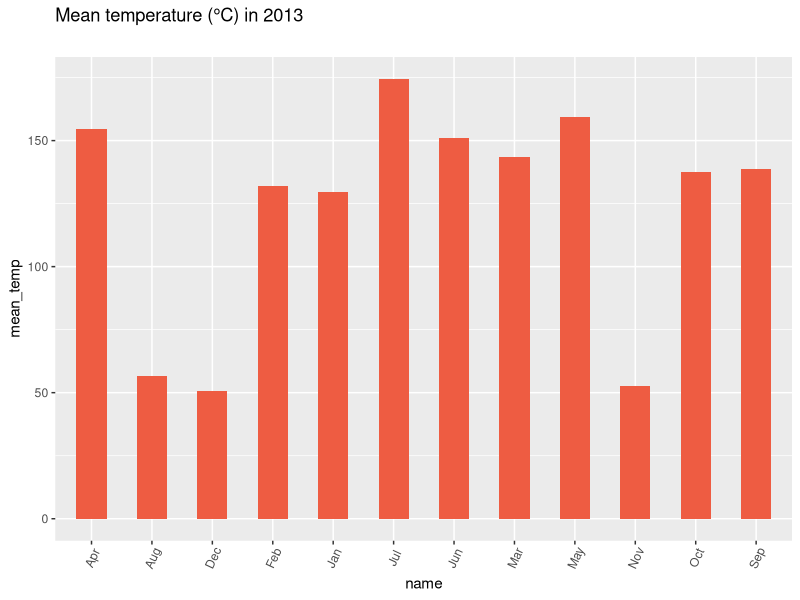
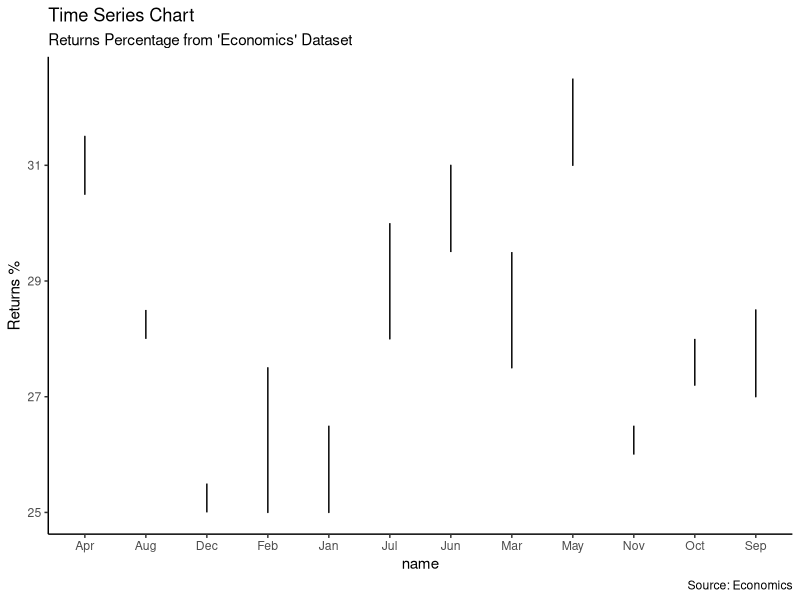
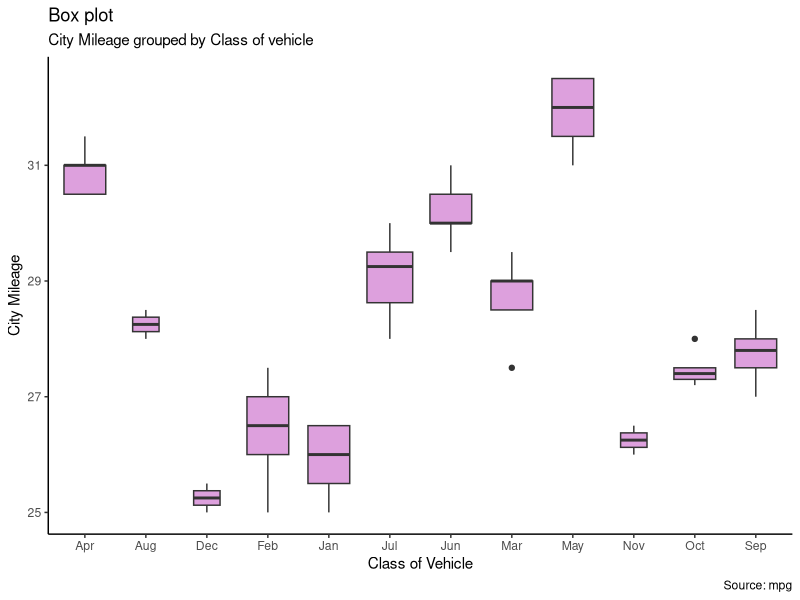
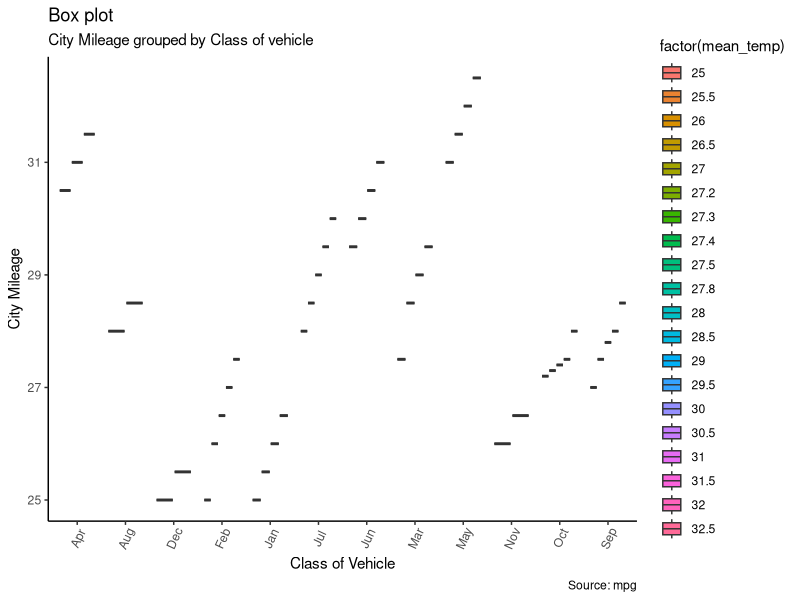
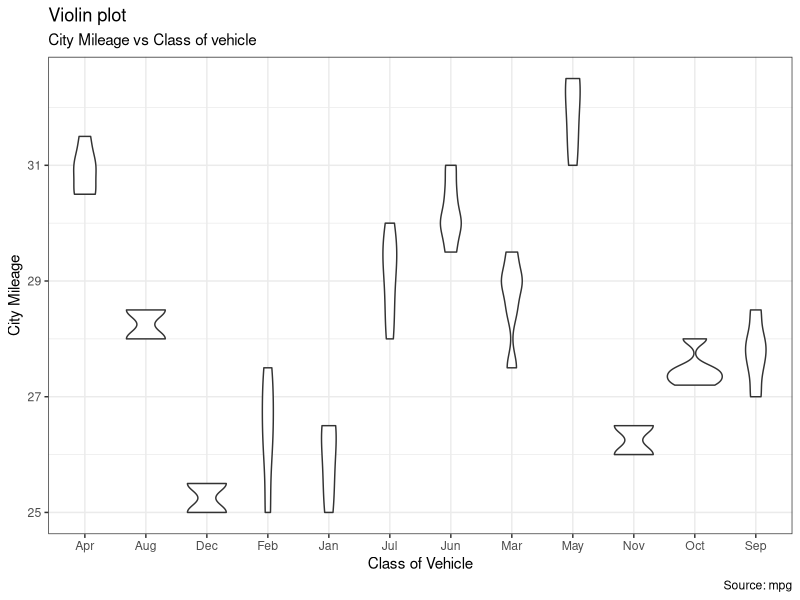
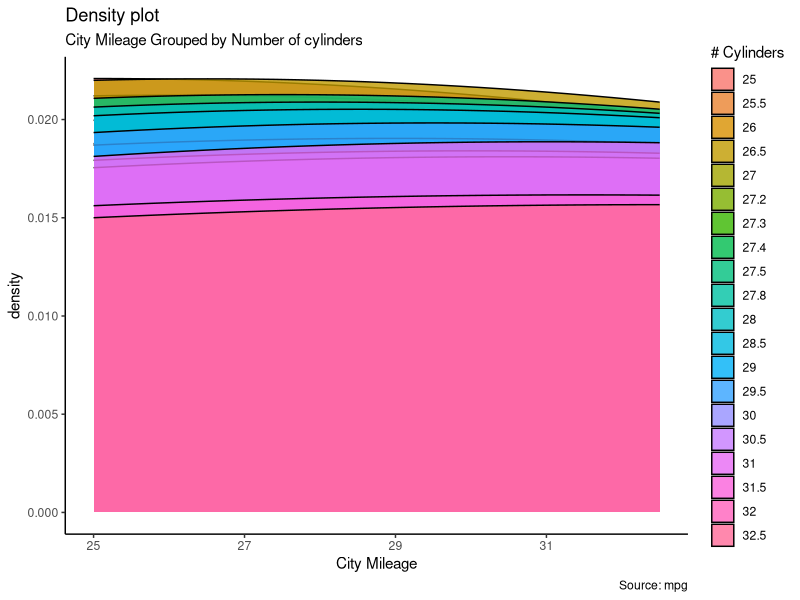
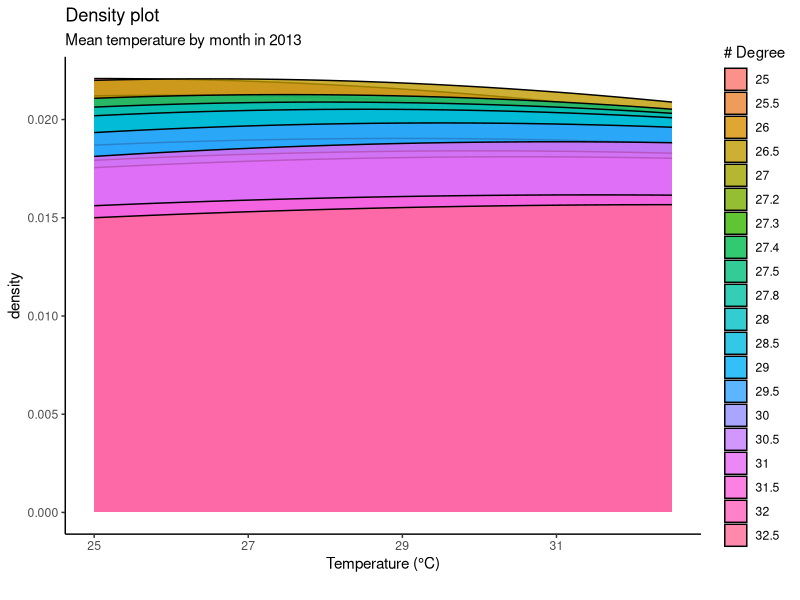

The R source for these figures, in order:
#CASE Study: Philippines (mean temperature)
library(lubridate)
library(dplyr)
library(ggplot2)

month_index <- data.frame(
  index = 1:12,
  name =  c("Jan", "Feb", "Mar", "Apr", "May", "Jun", "Jul", "Aug", "Sep", "Oct", "Nov", "Dec")
)

data <- read.csv("ph-mean-temp.csv")
data$date <- as.Date(data$date)
# add month index
data$month <- month(ymd(data$date))
# data$month_name <- c("Jan", "Feb", "Mar", "Apr", "May", "Jun", "Jul", "Aug", "Sep", "Oct", "Nov", "Dec")

data <- merge(data,month_index, by.x = "month", by.y = "index")


# plot graphs
# bar chart
g <- ggplot(data, aes(name, mean_temp))
g + geom_bar(stat="identity", width = 0.5, fill="tomato2") + 
  labs(title="Mean temperature (°C) in 2013", 
       subtitle="") +
  theme(axis.text.x = element_text(angle=65, vjust=0.6))

# for timeseries
theme_set(theme_classic())
# Allow Default X Axis Labels
ggplot(data, aes(x=name)) + 
  geom_line(aes(y=mean_temp)) + 
  labs(title="Time Series Chart", 
       subtitle="Returns Percentage from 'Economics' Dataset", 
       caption="Source: Economics", 
       y="Returns %")

theme_set(theme_classic())
# for box plot
g <- ggplot(data, aes(name, mean_temp))
g + geom_boxplot(varwidth=T, fill="plum") + 
  labs(title="Box plot", 
       subtitle="City Mileage grouped by Class of vehicle",
       caption="Source: mpg",
       x="Class of Vehicle",
       y="City Mileage")


library(ggthemes)
g <- ggplot(data, aes(name, mean_temp))
g + geom_boxplot(aes(fill=factor(mean_temp))) + 
  theme(axis.text.x = element_text(angle=65, vjust=0.6)) + 
  labs(title="Box plot", 
       subtitle="City Mileage grouped by Class of vehicle",
       caption="Source: mpg",
       x="Class of Vehicle",
       y="City Mileage")


# violin plot
theme_set(theme_bw())
# plot
g <- ggplot(data, aes(name, mean_temp))
g + geom_violin() + 
  labs(title="Violin plot", 
       subtitle="City Mileage vs Class of vehicle",
       caption="Source: mpg",
       x="Class of Vehicle",
       y="City Mileage")


# density plot
theme_set(theme_classic())

# Plot
g <- ggplot(data, aes(mean_temp))
g + geom_density(aes(fill=factor(mean_temp)), alpha=0.8) + 
  labs(title="Density plot", 
       subtitle="City Mileage Grouped by Number of cylinders",
       caption="Source: mpg",
       x="City Mileage",
       fill="# Cylinders")

# group by month
tm <- group_by(data, name)
temp_by_month <- summarize(tm, temp_by_month = mean(mean_temp))


# Plot
g <- ggplot(data, aes(mean_temp))
g + geom_density(aes(fill=factor(mean_temp)), alpha=0.8) + 
  labs(title="Density plot", 
       subtitle="Mean temperature by month in 2013",
       caption="",
       x="Temperature (°C)",
       fill="# Degree")
